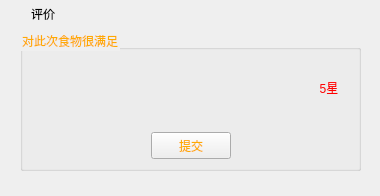
<?xml version="1.0" encoding="UTF-8"?>
<ui version="4.0">
 <class>EvaluateDialog</class>
 <widget class="QDialog" name="EvaluateDialog">
  <property name="geometry">
   <rect>
    <x>0</x>
    <y>0</y>
    <width>380</width>
    <height>196</height>
   </rect>
  </property>
  <property name="minimumSize">
   <size>
    <width>0</width>
    <height>0</height>
   </size>
  </property>
  <property name="maximumSize">
   <size>
    <width>380</width>
    <height>16777215</height>
   </size>
  </property>
  <property name="windowTitle">
   <string>Dialog</string>
  </property>
  <widget class="QWidget" name="widget_title" native="true">
   <property name="geometry">
    <rect>
     <x>0</x>
     <y>0</y>
     <width>381</width>
     <height>28</height>
    </rect>
   </property>
   <property name="sizePolicy">
    <sizepolicy hsizetype="Preferred" vsizetype="Fixed">
     <horstretch>0</horstretch>
     <verstretch>0</verstretch>
    </sizepolicy>
   </property>
   <property name="minimumSize">
    <size>
     <width>100</width>
     <height>28</height>
    </size>
   </property>
   <layout class="QHBoxLayout" name="horizontalLayout_2">
    <property name="spacing">
     <number>0</number>
    </property>
    <property name="leftMargin">
     <number>0</number>
    </property>
    <property name="topMargin">
     <number>0</number>
    </property>
    <property name="rightMargin">
     <number>0</number>
    </property>
    <property name="bottomMargin">
     <number>0</number>
    </property>
    <item>
     <widget class="QLabel" name="lab_Ico">
      <property name="sizePolicy">
       <sizepolicy hsizetype="Minimum" vsizetype="Preferred">
        <horstretch>0</horstretch>
        <verstretch>0</verstretch>
       </sizepolicy>
      </property>
      <property name="minimumSize">
       <size>
        <width>31</width>
        <height>0</height>
       </size>
      </property>
      <property name="text">
       <string/>
      </property>
      <property name="alignment">
       <set>Qt::AlignCenter</set>
      </property>
     </widget>
    </item>
    <item>
     <widget class="QLabel" name="lab_Title">
      <property name="sizePolicy">
       <sizepolicy hsizetype="Expanding" vsizetype="Preferred">
        <horstretch>0</horstretch>
        <verstretch>0</verstretch>
       </sizepolicy>
      </property>
      <property name="styleSheet">
       <string notr="true">font: 10pt &quot;微软雅黑&quot;;</string>
      </property>
      <property name="text">
       <string>评价</string>
      </property>
      <property name="alignment">
       <set>Qt::AlignLeading|Qt::AlignLeft|Qt::AlignVCenter</set>
      </property>
     </widget>
    </item>
    <item>
     <widget class="QWidget" name="widget_menu" native="true">
      <property name="sizePolicy">
       <sizepolicy hsizetype="Minimum" vsizetype="Preferred">
        <horstretch>0</horstretch>
        <verstretch>0</verstretch>
       </sizepolicy>
      </property>
      <layout class="QHBoxLayout" name="horizontalLayout">
       <property name="spacing">
        <number>0</number>
       </property>
       <property name="leftMargin">
        <number>0</number>
       </property>
       <property name="topMargin">
        <number>0</number>
       </property>
       <property name="rightMargin">
        <number>0</number>
       </property>
       <property name="bottomMargin">
        <number>0</number>
       </property>
       <item>
        <widget class="QPushButton" name="btnMenu_Close">
         <property name="sizePolicy">
          <sizepolicy hsizetype="Minimum" vsizetype="Expanding">
           <horstretch>0</horstretch>
           <verstretch>0</verstretch>
          </sizepolicy>
         </property>
         <property name="minimumSize">
          <size>
           <width>40</width>
           <height>0</height>
          </size>
         </property>
         <property name="cursor">
          <cursorShape>ArrowCursor</cursorShape>
         </property>
         <property name="focusPolicy">
          <enum>Qt::NoFocus</enum>
         </property>
         <property name="toolTip">
          <string>关闭</string>
         </property>
         <property name="text">
          <string/>
         </property>
         <property name="flat">
          <bool>true</bool>
         </property>
        </widget>
       </item>
      </layout>
     </widget>
    </item>
   </layout>
  </widget>
  <widget class="QGroupBox" name="groupBox">
   <property name="geometry">
    <rect>
     <x>20</x>
     <y>30</y>
     <width>341</width>
     <height>141</height>
    </rect>
   </property>
   <property name="styleSheet">
    <string notr="true">color: rgb(255, 170, 0);
font: 75 12pt &quot;楷体&quot;;</string>
   </property>
   <property name="title">
    <string>对此次食物很满足</string>
   </property>
   <layout class="QVBoxLayout" name="verticalLayout">
    <property name="spacing">
     <number>15</number>
    </property>
    <item>
     <layout class="QHBoxLayout" name="horizontalLayout_3">
      <item>
       <widget class="mySwitchButton" name="pbn1">
        <property name="minimumSize">
         <size>
          <width>0</width>
          <height>50</height>
         </size>
        </property>
        <property name="text">
         <string/>
        </property>
        <property name="flat">
         <bool>true</bool>
        </property>
       </widget>
      </item>
      <item>
       <widget class="mySwitchButton" name="pbn2">
        <property name="minimumSize">
         <size>
          <width>0</width>
          <height>50</height>
         </size>
        </property>
        <property name="text">
         <string/>
        </property>
        <property name="flat">
         <bool>true</bool>
        </property>
       </widget>
      </item>
      <item>
       <widget class="mySwitchButton" name="pbn3">
        <property name="minimumSize">
         <size>
          <width>0</width>
          <height>50</height>
         </size>
        </property>
        <property name="text">
         <string/>
        </property>
        <property name="flat">
         <bool>true</bool>
        </property>
       </widget>
      </item>
      <item>
       <widget class="mySwitchButton" name="pbn4">
        <property name="minimumSize">
         <size>
          <width>0</width>
          <height>50</height>
         </size>
        </property>
        <property name="text">
         <string/>
        </property>
        <property name="flat">
         <bool>true</bool>
        </property>
       </widget>
      </item>
      <item>
       <widget class="mySwitchButton" name="pbn5">
        <property name="minimumSize">
         <size>
          <width>0</width>
          <height>50</height>
         </size>
        </property>
        <property name="text">
         <string/>
        </property>
        <property name="flat">
         <bool>true</bool>
        </property>
       </widget>
      </item>
      <item>
       <widget class="QLabel" name="label">
        <property name="styleSheet">
         <string notr="true">color: rgb(255, 0, 0);
font: 14pt &quot;楷体&quot;;</string>
        </property>
        <property name="text">
         <string>5星</string>
        </property>
        <property name="alignment">
         <set>Qt::AlignCenter</set>
        </property>
       </widget>
      </item>
     </layout>
    </item>
    <item>
     <layout class="QHBoxLayout" name="horizontalLayout_4">
      <item>
       <spacer name="horizontalSpacer">
        <property name="orientation">
         <enum>Qt::Horizontal</enum>
        </property>
        <property name="sizeHint" stdset="0">
         <size>
          <width>40</width>
          <height>20</height>
         </size>
        </property>
       </spacer>
      </item>
      <item>
       <widget class="QPushButton" name="pbnOk">
        <property name="minimumSize">
         <size>
          <width>80</width>
          <height>27</height>
         </size>
        </property>
        <property name="text">
         <string>提交</string>
        </property>
       </widget>
      </item>
      <item>
       <spacer name="horizontalSpacer_2">
        <property name="orientation">
         <enum>Qt::Horizontal</enum>
        </property>
        <property name="sizeHint" stdset="0">
         <size>
          <width>40</width>
          <height>20</height>
         </size>
        </property>
       </spacer>
      </item>
     </layout>
    </item>
   </layout>
  </widget>
 </widget>
 <customwidgets>
  <customwidget>
   <class>mySwitchButton</class>
   <extends>QPushButton</extends>
   <header>myswitchbutton.h</header>
  </customwidget>
 </customwidgets>
 <resources/>
 <connections/>
</ui>
